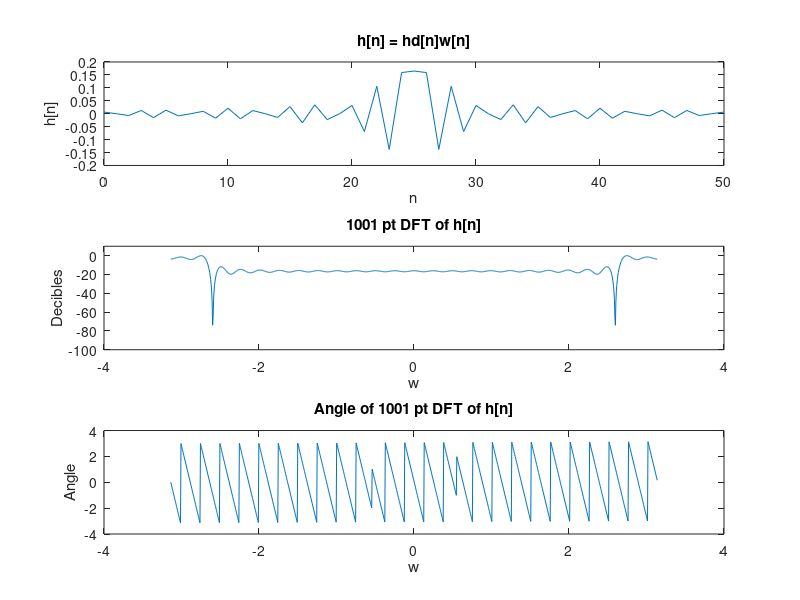

The MATLAB source for this figure:
n = 0:1:50;
nc = 25;
h = zeros(51,1);

% h = sin(pi*(n - nc))/(pi*(n - nc));

for ii=0:50
    if n(ii+1) == nc
        h(ii+1) = 0.165;
        continue;
    end
    h(ii+1) = power(-1 , ii)*sin((pi/6)*(n(ii+1)-nc))/((pi)*(n(ii+1)-nc));
end


yy = fft(h , 1001);
y = abs(fftshift(yy));
max_y = max(y);
y = y/max_y;

t = -500:500;
t = (2*pi/1001)*t;
subplot(3,1,1);
plot(n , h);
xlabel('n');
ylabel('h[n]');
title('h[n] = hd[n]w[n]');

subplot(3,1,2);
y = 20 * log(y);
plot(t , y);
ylim([-100,10]);
xlabel('w');
ylabel('Decibles');
title('1001 pt DFT of h[n]');

subplot(3,1,3);
yy = angle(yy);
plot(t,yy);
xlabel('w');
ylabel('Angle');
title('Angle of 1001 pt DFT of h[n]');
